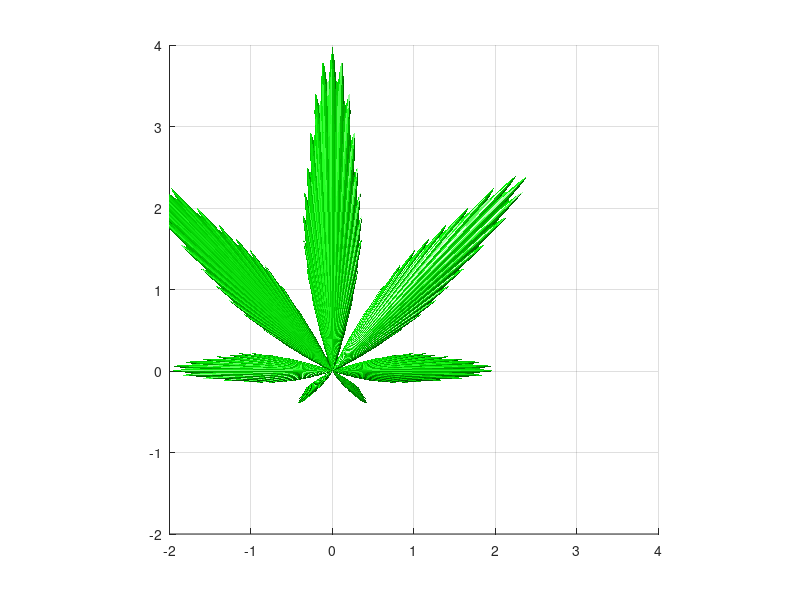

Write MATLAB code to recreate this figure. (Note: this script raises an error after producing the figure.)
% Biweekly 4 Question 2
% Authors: Leonard Chan, John Maloney
% Section 74 Group 7

clear; % Clear all variables from the workspace
clc; % Clear the command line

%% Generate 3D surface

% Create axes object for hgtransform
xyz_axes = axes('XLim',[-2 4],'YLim',[-2 4],'ZLim',[-2 4]);
% Set axes limits of plot
axis(xyz_axes);

view(3) % Set figure to use 3D view
grid on % Display gridlines
axis equal % Draw the plot with axes lengths reflecting limits

% Generate equation of marijuana plot
t = -pi:2*pi/1000:pi; % The time range
% Calculate radius of polar equation of line
r = (1+.9.*cos(8*t)).*(1+.1.*cos(24*t)).*(.9+.05.*cos(200*t)).*(1+sin(t));

% Initialize x, y, and z matrices
x = zeros(11,1001);
y = zeros(11,1001);
z = zeros(11,1001);

% Convert from polar coordinates to rectangular coordinates to populate x
% and y matrices
for i = 1:1001
    x(:,i) = r(i).*cos(t(i));
    y(:,i) = r(i).*sin(t(i));
end

t2 = 0:pi/10:pi; % Time range of scaling equation
for i = 1:11
    % X and Y matrices are scaled between 0 and 1 in the z axis so surface
    % appears rounded
    x(i,:) = x(i,:).*sin(t2(i));
    y(i,:) = y(i,:).*sin(t2(i));
    % Populate z matrix with height of each edge of surface
    z(i,:) = (i-1)/50-.1;
end

% Generate surface from matrices, set color to green and turn off edge
% lines
h = surface(x,y,z,'FaceColor','g','EdgeColor','none');

% Create the hg transform with the axes of the plot as its reference frame
t = hgtransform('Parent',xyz_axes);
% Make the surface part of the hg transform
set(h,'Parent',t);

% Rendering settings
camlight left;
lighting phong;
set(gcf,'Renderer','opengl');

title('Smoke Weed Erry''day')
xlabel('X');
ylabel('Y');
zlabel('Z');

% Make the surface slowly spin 5 full rotations
for i = 0:2*pi/100:10*pi
    % Rotate surface to be vertical and rotate it about the vertical axis
    % by an angle of i
    T = makehgtform('xrotate',pi/2,'yrotate',i);
    set(t,'Matrix',T); % Actually rotate the surface
    
    %drawnow; % Force matlab to draw the surface
    pause(.01); % Wait breifly before next frame
end
